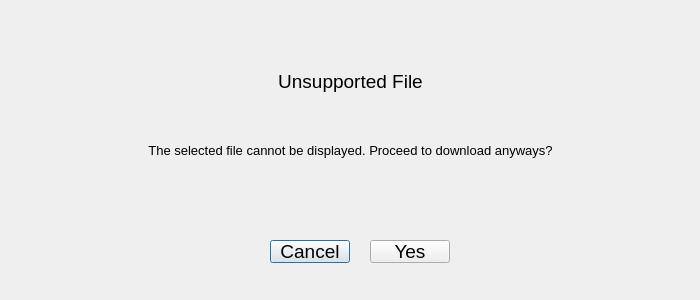
<?xml version="1.0" encoding="UTF-8"?>
<ui version="4.0">
 <class>Dialog</class>
 <widget class="QDialog" name="Dialog">
  <property name="geometry">
   <rect>
    <x>0</x>
    <y>0</y>
    <width>700</width>
    <height>300</height>
   </rect>
  </property>
  <property name="font">
   <font>
    <pointsize>14</pointsize>
   </font>
  </property>
  <property name="windowTitle">
   <string>Dialog</string>
  </property>
  <widget class="QWidget" name="verticalLayoutWidget">
   <property name="geometry">
    <rect>
     <x>20</x>
     <y>50</y>
     <width>661</width>
     <height>131</height>
    </rect>
   </property>
   <layout class="QVBoxLayout" name="verticalLayout">
    <item>
     <widget class="QLabel" name="heading1_text">
      <property name="text">
       <string>Unsupported File</string>
      </property>
      <property name="alignment">
       <set>Qt::AlignCenter</set>
      </property>
     </widget>
    </item>
    <item>
     <widget class="QLabel" name="heading2_text">
      <property name="font">
       <font>
        <pointsize>10</pointsize>
       </font>
      </property>
      <property name="text">
       <string>The selected file cannot be displayed. Proceed to download anyways?</string>
      </property>
      <property name="alignment">
       <set>Qt::AlignCenter</set>
      </property>
      <property name="wordWrap">
       <bool>true</bool>
      </property>
     </widget>
    </item>
   </layout>
  </widget>
  <widget class="QPushButton" name="cancel_button">
   <property name="geometry">
    <rect>
     <x>270</x>
     <y>240</y>
     <width>80</width>
     <height>23</height>
    </rect>
   </property>
   <property name="text">
    <string>Cancel</string>
   </property>
  </widget>
  <widget class="QPushButton" name="yes_button">
   <property name="geometry">
    <rect>
     <x>370</x>
     <y>240</y>
     <width>80</width>
     <height>23</height>
    </rect>
   </property>
   <property name="text">
    <string>Yes</string>
   </property>
  </widget>
 </widget>
 <resources/>
 <connections/>
</ui>
